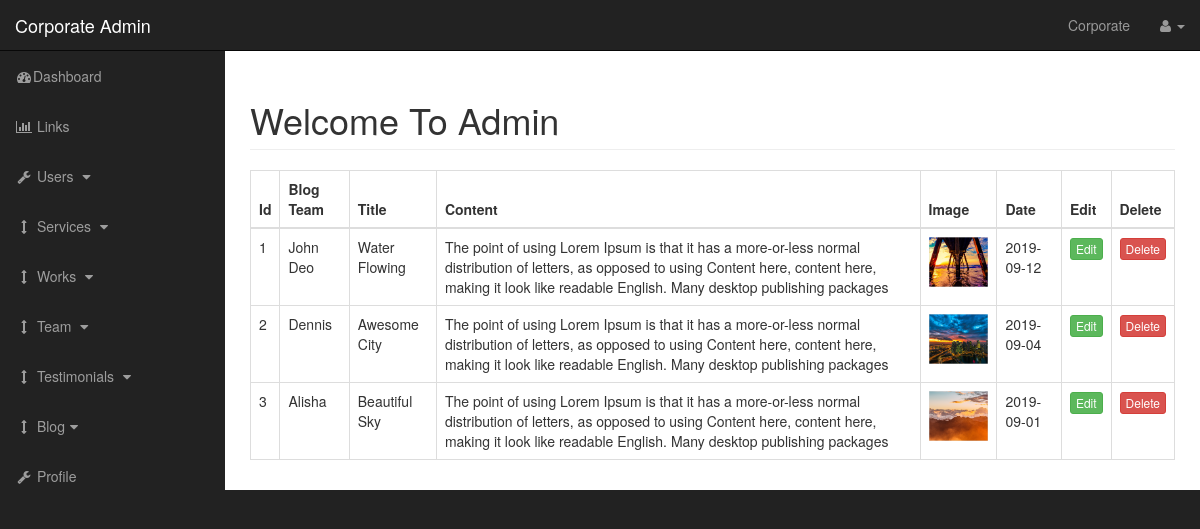
Page /admin/blog.php on the committed database.
### tables this page shows
CREATE TABLE `blog` (
  `blog_id` int(11) NOT NULL,
  `blog_team_id` int(11) NOT NULL,
  `blog_title` varchar(255) NOT NULL,
  `blog_content` varchar(255) NOT NULL,
  `blog_image` varchar(255) NOT NULL,
  `blog_date` date NOT NULL
);

CREATE TABLE `team` (
  `team_id` int(11) NOT NULL,
  `team_name` varchar(255) NOT NULL,
  `team_position` varchar(255) NOT NULL,
  `team_desc` varchar(255) NOT NULL,
  `team_image` varchar(255) NOT NULL,
  `team_facebook` varchar(255) NOT NULL,
  `team_twitter` varchar(255) NOT NULL,
  `team_linkedin` varchar(255) NOT NULL
);

### admin/includes/view_all_blog.php (the view, shortened to what this page needs)
<form method="post">
    <table class="table table-bordered table-hover">
        <thead>
            <tr>
                <th>Id</th>
                <th>Blog Team</th>
                <th>Title</th>
                <th>Content</th>
                <th>Image</th>
                <th>Date</th>
                <th>Edit</th>
                <th>Delete</th>
            </tr>
        </thead>
        <tbody>
        <?php
        $query = "SELECT * FROM blog";
        $select_blog = mysqli_query($connection, $query);
        while($row = mysqli_fetch_assoc($select_blog)) {
            $blog_id       = $row['blog_id'];
            $blog_team_id  = $row['blog_team_id'];
            $blog_title    = $row['blog_title'];
            $blog_content  = $row['blog_content'];
            $blog_image    = $row['blog_image'];
            $blog_date     = $row['blog_date'];
            echo "<tr>";
                echo "<td>{$blog_id}</td>";
                $query = "SELECT * FROM team WHERE team_id = $blog_team_id";
                $select_blog_id = mysqli_query($connection, $query);
                while($row = mysqli_fetch_assoc($select_blog_id)) {
                    $team_name = $row['team_name'];
                }
                echo "<td>{$team_name}</td>";
                echo "<td>{$blog_title}</td>";
                echo "<td>{$blog_content}</td>";
                echo "<td><img width= '100' class='img-responsive' src='../img/blog/{$blog_image}' alt='image'></td>";
                echo "<td>{$blog_date}</td>";
                echo "<td><a class='btn btn-success btn-xs' href='blog.php?source=edit_blog&p_id={$blog_id}'>Edit</a></td>";
                echo "<td><a onClick=\"javascript: return confirm('Are you sure you want to delete?'); \" class='btn btn-danger btn-xs' href='blog.php?delete={$blog_id}'>Delete</a></td>";
            echo "</tr>";
        }
        ?>
        </tbody>
    </table>
</form>

### admin/css/sb-admin.css (style rules this page uses)
body { margin-top: 100px; background-color: #222; }
@media (min-width:768px) { body { margin-top: 50px; } }

### rows in the picture
blog: blog_id "1", team.team_name "John Deo", blog_title "Water Flowing", blog_content "The point of using Lorem Ipsum is that it has a more-or-less normal distribution of letters, as opposed to using Content here, content here, making it look like readable English. Many desktop publishing packages", blog_image (picture), blog_date "2019-09-12"
blog: blog_id "2", team.team_name "Dennis", blog_title "Awesome City", blog_content "The point of using Lorem Ipsum is that it has a more-or-less normal distribution of letters, as opposed to using Content here, content here, making it look like readable English. Many desktop publishing packages", blog_image (picture), blog_date "2019-09-04"
blog: blog_id "3", team.team_name "Alisha", blog_title "Beautiful Sky", blog_content "The point of using Lorem Ipsum is that it has a more-or-less normal distribution of letters, as opposed to using Content here, content here, making it look like readable English. Many desktop publishing packages", blog_image (picture), blog_date "2019-09-01"
